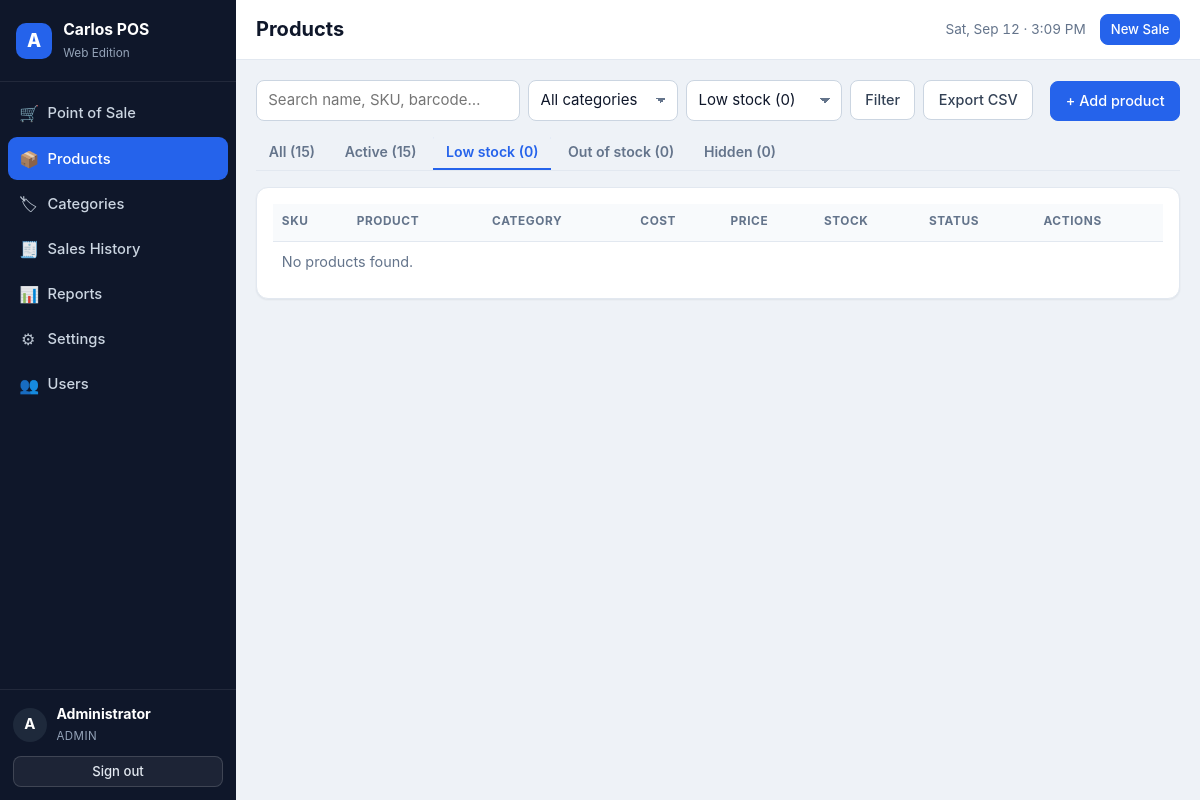
The app's page /index.php?page=products&status=low (signed in) with its own data.
### tables this page shows
CREATE TABLE IF NOT EXISTS `users` (
  `id`            INT UNSIGNED NOT NULL AUTO_INCREMENT,
  `name`          VARCHAR(100) NOT NULL,
  `username`      VARCHAR(50)  NOT NULL,
  `password_hash` VARCHAR(255) NOT NULL,
  `role`          ENUM('admin','cashier') NOT NULL DEFAULT 'cashier',
  `active`        TINYINT(1)   NOT NULL DEFAULT 1,
  `last_login`    DATETIME NULL DEFAULT NULL,
  `created_at`    DATETIME NOT NULL DEFAULT CURRENT_TIMESTAMP,
  PRIMARY KEY (`id`),
  UNIQUE KEY `uq_users_username` (`username`)
);

### app/helpers.php (called while the page is built, shortened)
<?php
function e($value)
{
    return htmlspecialchars((string) $value, ENT_QUOTES | ENT_SUBSTITUTE, 'UTF-8');
}
function base_url($path = '')
{
    static $base = null;
    if ($base === null) {
        if (BASE_URL !== '') {
            $base = rtrim(BASE_URL, '/');
        } else {
            $script = $_SERVER['SCRIPT_NAME'] ?? '/index.php';
            $dir    = str_replace('\\', '/', dirname($script));
            $base   = ($dir === '/' || $dir === '.') ? '' : rtrim($dir, '/');
        }
    }
    return $base . '/' . ltrim((string) $path, '/');
}
function asset($path)
{
    return base_url('assets/' . ltrim($path, '/'));
}
function is_post()
{
    return ($_SERVER['REQUEST_METHOD'] ?? 'GET') === 'POST';
}
function get($key, $default = '')
{
    return isset($_GET[$key]) ? (is_string($_GET[$key]) ? trim($_GET[$key]) : $_GET[$key]) : $default;
}
function is_logged_in()
{
    return !empty($_SESSION['user_id']);
}
function current_user()
{
    static $user = false;
    if ($user === false) {
        $user = null;
        if (is_logged_in()) {
            $user = db_one('SELECT id, name, username, role, active FROM users WHERE id = ? AND active = 1',
                           [(int) $_SESSION['user_id']]);
        }
    }
    return $user;
}
function require_login()
{
    current_user();
}
function initial($name)
{
    $name = trim((string) $name);
    return function_exists('mb_substr')
        ? mb_strtoupper(mb_substr($name, 0, 1))
        : strtoupper(substr($name, 0, 1));
}
function paginate($total, $perPage, $currentPage, $baseQuery = [])
{
    $pages = max(1, (int) ceil($total / max(1, $perPage)));
    $page  = min(max(1, (int) $currentPage), $pages);
    return [
        'total'   => (int) $total,
        'perPage' => (int) $perPage,
        'pages'   => $pages,
        'page'    => $page,
        'offset'  => ($page - 1) * $perPage,
        'from'    => $total ? ($page - 1) * $perPage + 1 : 0,
        'to'      => min($total, $page * $perPage),
    ];
}

### app/controllers/products.php (called while the page is built, shortened)
<?php
function products_controller()
{
    $action = get('action', 'list');
    $q       = (string) get('q', '');
    $cat     = (int) get('cat', 0);
    $status  = (string) get('status', 'all');
    $pageNum = (int) get('p', 1);
    $where  = ['1=1'];
    $params = [];
    if ($status === 'low')      { $where[] = 'p.active = 1 AND p.stock_qty > 0 AND p.stock_qty <= p.reorder_level'; }
    $whereSql = implode(' AND ', $where);
    $total = (int) db_val(
        "SELECT COUNT(*) FROM products p WHERE $whereSql",
        $params
    );
    $pager = paginate($total, 24, $pageNum);
    $rows = db_all(
        "SELECT p.*, c.name AS category_name
           FROM products p
           LEFT JOIN categories c ON c.id = p.category_id
          WHERE $whereSql
          ORDER BY p.name
          LIMIT {$pager['perPage']} OFFSET {$pager['offset']}",
        $params
    );
    $counts = [
        'all'      => (int) db_val('SELECT COUNT(*) FROM products'),
        'active'   => (int) db_val('SELECT COUNT(*) FROM products WHERE active = 1'),
        'low'      => (int) db_val('SELECT COUNT(*) FROM products WHERE active = 1 AND stock_qty > 0 AND stock_qty <= reorder_level'),
        'out'      => (int) db_val('SELECT COUNT(*) FROM products WHERE active = 1 AND stock_qty <= 0'),
        'inactive' => (int) db_val('SELECT COUNT(*) FROM products WHERE active = 0'),
    ];
    $edit = null;
    return [
        'title'      => 'Products',
        'rows'       => $rows,
        'pager'      => $pager,
        'counts'     => $counts,
        'categories' => db_all('SELECT id, name FROM categories ORDER BY name'),
        'q'          => $q,
        'cat'        => $cat,
        'status'     => $status,
        'edit'       => $edit,
        'movements'  => $edit ? db_all(
            'SELECT * FROM stock_movements WHERE product_id = ? ORDER BY id DESC LIMIT 10',
            [$edit['id']]
        ) : [],
    ];
}

### app/db.php (called while the page is built, shortened)
<?php
function db()
{
    static $pdo = null;
    if ($pdo === null) {
        $dsn = 'mysql:host=' . DB_HOST . ';dbname=' . DB_NAME . ';charset=' . DB_CHARSET;
        $pdo = new PDO($dsn, DB_USER, DB_PASS, [
            PDO::ATTR_ERRMODE            => PDO::ERRMODE_EXCEPTION,
            PDO::ATTR_DEFAULT_FETCH_MODE => PDO::FETCH_ASSOC,
            PDO::ATTR_EMULATE_PREPARES   => false,
        ]);
    }
    return $pdo;
}
function db_all($sql, $params = [])
{
    $st = db()->prepare($sql);
    $st->execute($params);
    return $st->fetchAll();
}
function db_one($sql, $params = [])
{
    $st = db()->prepare($sql);
    $st->execute($params);
    $row = $st->fetch();
    return $row === false ? null : $row;
}
function db_val($sql, $params = [])
{
    $row = db_one($sql, $params);
    return $row === null ? null : array_values($row)[0];
}

### app/views/products.php (the view, shortened to what this page needs)
<?php
$rows   = $data['rows'];
$counts = $data['counts'];
$tabs = [
    'all'      => 'All (' . $counts['all'] . ')',
    'active'   => 'Active (' . $counts['active'] . ')',
    'low'      => 'Low stock (' . $counts['low'] . ')',
    'out'      => 'Out of stock (' . $counts['out'] . ')',
    'inactive' => 'Hidden (' . $counts['inactive'] . ')',
];
?>
<div class="page-actions">
  <form class="filters" method="get" action="<?= e(base_url('index.php')) ?>">
    <input type="text" name="q" class="input" placeholder="Search name, SKU, barcode…" value="<?= e($data['q']) ?>">
    <select name="cat" class="input">
      <option value="0">All categories</option>
    </select>
    <select name="status" class="input">
      <?php foreach ($tabs as $k => $label): ?>
        <option value="<?= e($k) ?>" <?= $data['status'] === $k ? 'selected' : '' ?>><?= e($tabs[$k]) ?></option>
      <?php endforeach; ?>
    </select>
    <button class="btn btn-ghost" type="submit">Filter</button>
    <a class="btn btn-ghost" href="<?= e(base_url('index.php?page=products&action=export')) ?>">Export CSV</a>
  </form>
  <a class="btn btn-primary" href="<?= e(base_url('index.php?page=products&action=add')) ?>">+ Add product</a>
</div>
<div class="tabs">
  <?php foreach ($tabs as $k => $label): ?>
    <a class="tab<?= $data['status'] === $k ? ' active' : '' ?>"
       href="<?= e(base_url('index.php?page=products&status=' . $k . '&q=' . urlencode($data['q']) . '&cat=' . $data['cat'])) ?>">
      <?= e($label) ?>
    </a>
  <?php endforeach; ?>
</div>
<div class="card">
  <div class="table-wrap">
    <table class="table">
      <thead>
        <tr>
          <th>SKU</th><th>Product</th><th>Category</th>
          <th class="right">Cost</th><th class="right">Price</th>
          <th class="right">Stock</th><th>Status</th><th class="right">Actions</th>
        </tr>
      </thead>
      <tbody>
      <?php if (!$rows): ?>
        <tr><td colspan="8" class="empty">No products found.</td></tr>
      <?php endif; ?>
      </tbody>
    </table>
  </div>
</div>

### app/views/layout/header.php (shortened to what this page needs)
<?php
$user     = $layout === 'app' ? current_user() : null;
$title    = $data['title'] ?? ucfirst($page ?? 'POS');
$navItems = [
    'pos'        => ['Point of Sale', 'cart'],
    'products'   => ['Products',      'box'],
    'categories' => ['Categories',    'tag'],
    'sales'      => ['Sales History', 'receipt'],
    'reports'    => ['Reports',       'chart'],
    'settings'   => ['Settings',      'gear'],
    'users'      => ['Users',         'users'],
];
?>
<!DOCTYPE html>
<html lang="en">
<head>
<link rel="stylesheet" href="<?= e(asset('css/app.css')) ?>">
</head>
<body class="layout-<?= e($layout) ?><?= $page === 'pos' ? ' page-pos' : '' ?>">
<?php if ($layout === 'app'): ?>
<div class="app-shell">
  <aside class="sidebar" id="sidebar">
    <div class="brand">
      <div class="brand-mark">A</div>
      <div class="brand-text">
        <strong>Carlos POS</strong>
        <span>Web Edition</span>
      </div>
    </div>
    <nav class="nav">
      <?php foreach ($navItems as $key => [$label, $icon]): ?>
        <a class="nav-link<?= $page === $key ? ' active' : '' ?>" href="<?= e(base_url('index.php?page=' . $key)) ?>">
          <span class="ico ico-<?= e($icon) ?>" aria-hidden="true"></span>
          <span class="nav-label"><?= e($label) ?></span>
        </a>
      <?php endforeach; ?>
    </nav>
    <div class="sidebar-foot">
      <div class="who">
        <div class="avatar"><?= e(initial($user['name'])) ?></div>
        <div>
          <strong><?= e($user['name']) ?></strong>
          <span class="role"><?= e(ucfirst($user['role'])) ?></span>
        </div>
      </div>
      <a class="btn btn-ghost btn-sm" href="<?= e(base_url('index.php?page=logout')) ?>">Sign out</a>
    </div>
  </aside>
  <div class="main">
    <header class="topbar">
      <div class="topbar-title">
        <h1><?= e($title) ?></h1>
      </div>
      <div class="topbar-meta">
        <span class="clock" id="clock"><?= e(date('D, M d · h:i A')) ?></span>
        <a class="btn btn-primary btn-sm" href="<?= e(base_url('index.php?page=pos')) ?>">New Sale</a>
      </div>
    </header>
    <main class="content">
<?php endif; ?>

### records on screen
users: name "A", name "Administrator", role "ADMIN"

### other values on screen
$label "Point of Sale"
$label "Products"
$label "Categories"
$label "Sales History"
$label "Reports"
$label "Settings"
$label "Users"
$title "Products"
$label "All (15)"
$label "Active (15)"
$label "Low stock (0)"
$label "Out of stock (0)"
$label "Hidden (0)"
form field status "Low stock (0)"
